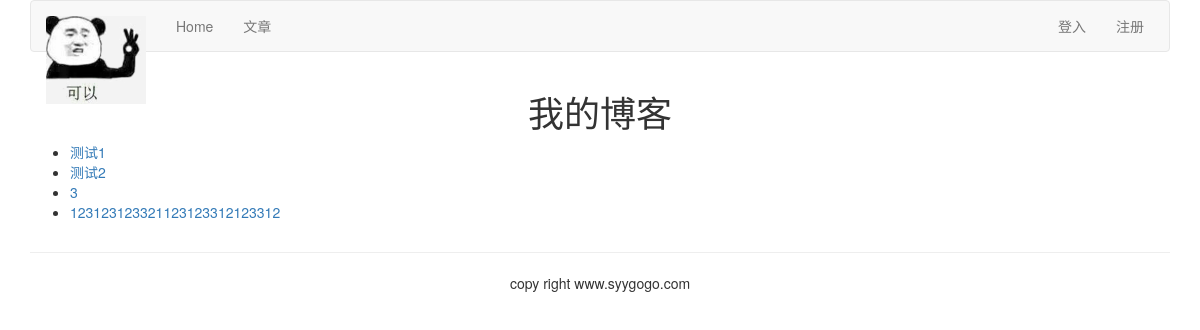
Screenshot of /blog/ with the database file from the repository.
### blog/models.py (models this page shows, shortened)
class BlogArticles(models.Model):
    title = models.CharField(max_length=300)
    author = models.ForeignKey(User, on_delete=models.CASCADE, related_name='blog_posts')
    body = models.TextField()
    publish = models.DateTimeField(default=timezone.now)
    class Meta:
        ordering = ('-publish',)

### blog/views.py (the view)
# urls.py: path("", views.blog_title, name='blog_title'),
def blog_title(request):
    blogs = BlogArticles.objects.all()
    return render(request, 'blog/titles.html', {'blogs':blogs})

### templates/blog/titles.html (shortened to what this page needs)
{% extends "base.html" %}
{% block content %}
<div class="row text-center vertical-middle-sm">
    <h1>我的博客</h1>
</div>
<div class="row">
    <div class="col-xs-12 col-md-8">
    <ul>
    {% for blog in blogs %}
        <li><a href="{{ blog.id }}">{{ blog.title }}</a></li>
    {% endfor %}
    </ul>
    </div>
</div>
{% endblock %}

### rows the page displays
BlogArticles: title "测试1"
BlogArticles: title "测试2"
BlogArticles: title "3"
BlogArticles: title "123123123321123123312123312"
